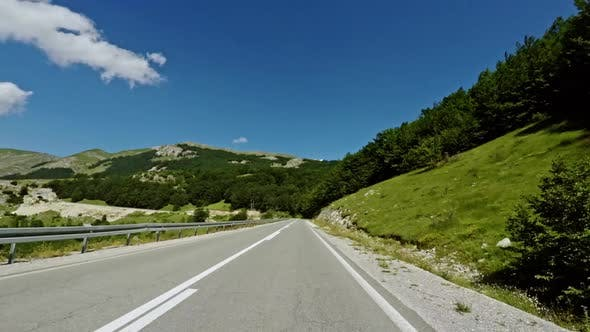
#> input picture StudProjects/team05/Data/Images/demo1.jpg, 590 x 332 px
$ jupyter execute laneDetection_geo.ipynb
#> lines starting #> are read from the running program, lines starting #| are printed output that depends on the picture; after the words box and inside, x2 and y2 are one past the last pixel; in counts of white or black regions, pixels touching at a corner belong together
[cell 1]
import cv2
import numpy as np
import matplotlib.pyplot as plt
from torch.utils.serialization import load_lua

[cell 2]
def do_canny(image):
    gray = cv2.cvtColor(image, cv2.COLOR_BGR2GRAY)

    blur = cv2.GaussianBlur(gray, (5, 5), 0)

    canny = cv2.Canny(blur, 50, 150)

    return canny

def do_segment(frame):
    # Since an image is a multi-directional array containing the relative intensities of each pixel in the image, we can use frame.shape to return a tuple: [number of rows, number of columns, number of channels] of the dimensions of the frame
    # frame.shape[0] give us the number of rows of pixels the frame has. Since height begins from 0 at the top, the y-coordinate of the bottom of the frame is its height
    height = frame.shape[0]
    # Creates a triangular polygon for the mask defined by three (x, y) coordinates
    polygons = np.array([
                            [(0, height), (800, height), (380, 280)]
                        ])
    # Creates an image filled with zero intensities with the same dimensions as the frame
    mask = np.zeros_like(frame)
    # Allows the mask to be filled with values of 1 and the other areas to be filled with values of 0
    cv2.fillPoly(mask, polygons, 255)
    # A bitwise and operation between the mask and frame keeps only the triangular area of the frame
    segment = cv2.bitwise_and(frame, mask)
    return segment

[cell 3]
image = cv2.imread('../Data/Images/demo1.jpg', 0)
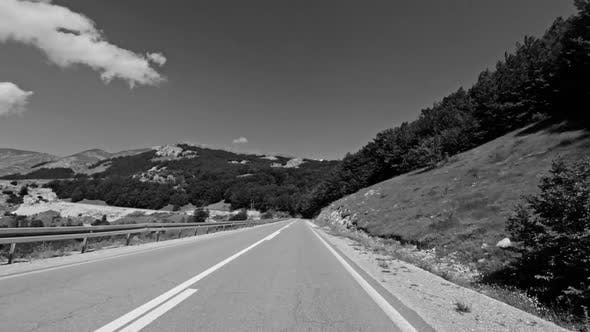
#> image: shape (332, 590); min 0, max 255, mean 99.7
segment = do_segment(image)
#> in do_segment, `cv2.fillPoly(mask, polygons, 255)`:
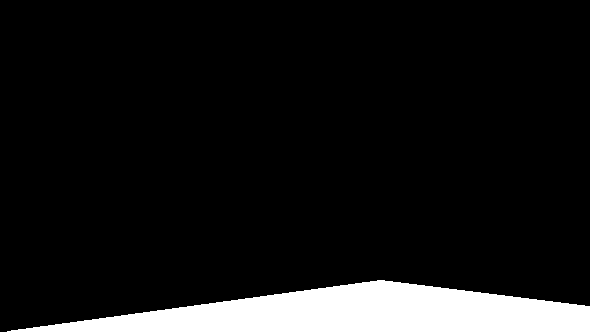
#> mask: shape (332, 590); 9.2% white; 1 white region, box (x1, y1, x2, y2) and area: (7, 280, 590, 332) 18049
#> in do_segment, `segment = cv2.bitwise_and(frame, mask)`:
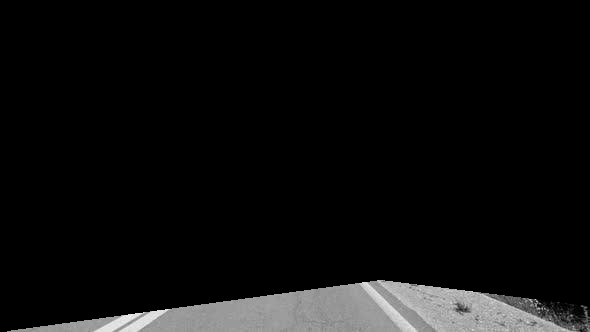
#> segment: shape (332, 590); min 0, max 242, mean 14.1
hough = cv2.HoughLinesP(segment, 2, np.pi / 180, 100, np.array([]), minLineLength = 100, maxLineGap = 50)
#> hough = 34 rows, first 6: [18, 329, 589, 329], [55, 324, 589, 324], [143, 312, 589, 312], [179, 307, 589, 307], [77, 321, 589, 321], [114, 316, 589, 316]
plt.imshow(segment)
plt.show()
